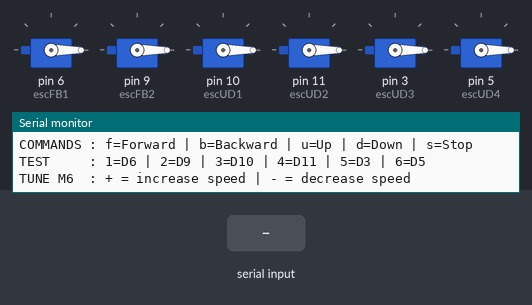
Bench run of a sketch on a simulated Arduino Uno, built with avr-gcc and run on an emulated ATmega328P. Parts: 6 × servo, the last lines printed to the serial monitor. The test bench sets the inputs (shaded band).

Above: at 12.3 s.
12.4 s: "f\n" received over Serial
At 12.8 s:
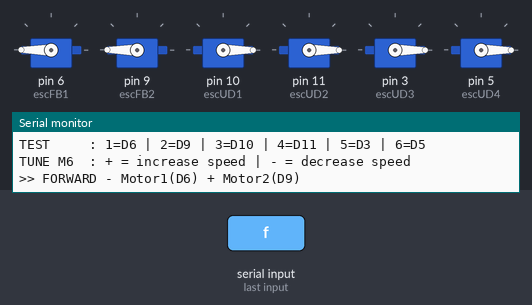
13.9 s: byte 98 ('b') received over Serial
At 15.1 s:
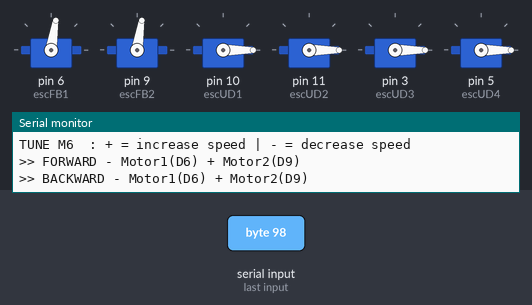
15.4 s: byte 117 ('u') received over Serial
At 16.4 s:
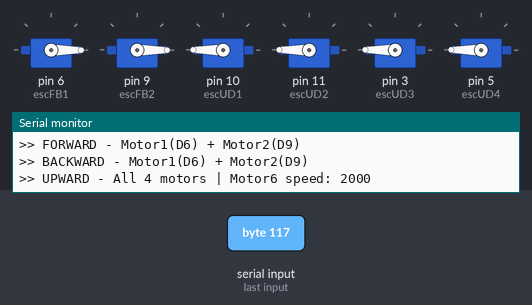
16.9 s: byte 100 ('d') received over Serial
At 17.5 s:
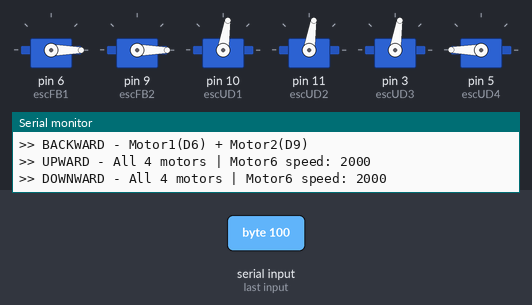
18.4 s: byte 45 ('-') received over Serial
At 19.6 s:
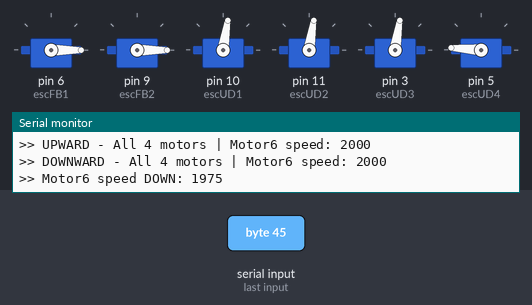
19.9 s: byte 49 ('1') received over Serial
At 20.9 s:
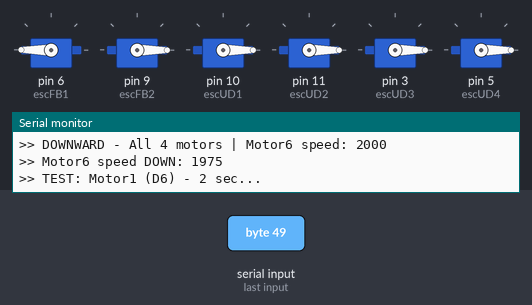
Timing chart, 0 to 23.4 s (numbered marks = the images above; inputs shaded):
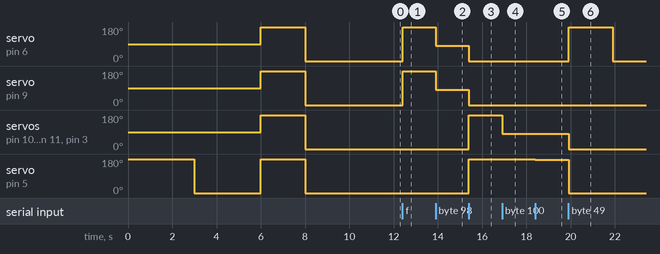

The sketch:

code.ino
```cpp
#include <Servo.h>

Servo escFB1;
Servo escFB2;
Servo escUD1;
Servo escUD2;
Servo escUD3;
Servo escUD4;

const int ESC_STOP = 1000;
const int ESC_MAX  = 2000;

int spd_FB1 = 2000;
int spd_FB2 = 2000;
int spd_UD1 = 2000;
int spd_UD2 = 2000;
int spd_UD3 = 2000;
int spd_UD4 = 2000;

void setup() {
  Serial.begin(9600);

  escFB1.attach(6,  1000, 2000);
  escFB2.attach(9,  1000, 2000);
  escUD1.attach(10, 1000, 2000);
  escUD2.attach(11, 1000, 2000);
  escUD3.attach(3,  1000, 2000);
  escUD4.attach(5,  1000, 2000);  // D5 back

  Serial.println("=== Calibrating Motor 6 (D5) individually ===");
  escUD4.writeMicroseconds(ESC_MAX);   // MAX to Motor 6 only
  delay(3000);                          // Wait for ESC beeps
  escUD4.writeMicroseconds(ESC_STOP);  // MIN to Motor 6
  delay(3000);                          // Wait for arm beep
  Serial.println("=== Motor 6 Calibrated! ===");

  Serial.println("=== Arming all ESCs - Sending MAX ===");
  escFB1.writeMicroseconds(ESC_MAX);
  escFB2.writeMicroseconds(ESC_MAX);
  escUD1.writeMicroseconds(ESC_MAX);
  escUD2.writeMicroseconds(ESC_MAX);
  escUD3.writeMicroseconds(ESC_MAX);
  escUD4.writeMicroseconds(ESC_MAX);
  delay(2000);

  Serial.println("=== Sending MIN to arm all ===");
  stopAll();
  delay(3000);

  Serial.println("=== ALL ESCs ARMED AND READY! ===");
  Serial.println("");
  Serial.println("COMMANDS : f=Forward | b=Backward | u=Up | d=Down | s=Stop");
  Serial.println("TEST     : 1=D6 | 2=D9 | 3=D10 | 4=D11 | 5=D3 | 6=D5");
  Serial.println("TUNE M6  : + = increase speed | - = decrease speed");
}

void loop() {
  if (Serial.available() > 0) {
    char cmd = Serial.read();
    if (cmd == '\n' || cmd == '\r') return;

    switch (cmd) {

      case 'f': case 'F':
        stopAll();
        escFB1.writeMicroseconds(spd_FB1);
        escFB2.writeMicroseconds(spd_FB2);
        Serial.println(">> FORWARD - Motor1(D6) + Motor2(D9)");
        break;

      case 'b': case 'B':
        stopAll();
        escFB1.writeMicroseconds(1450);
        escFB2.writeMicroseconds(1450);
        Serial.println(">> BACKWARD - Motor1(D6) + Motor2(D9)");
        break;

      case 'u': case 'U':
        stopAll();
        escUD1.writeMicroseconds(spd_UD1);
        escUD2.writeMicroseconds(spd_UD2);
        escUD3.writeMicroseconds(spd_UD3);
        escUD4.writeMicroseconds(spd_UD4);
        Serial.print(">> UPWARD - All 4 motors | Motor6 speed: ");
        Serial.println(spd_UD4);
        break;

      case 'd': case 'D':
        stopAll();
        escUD1.writeMicroseconds(1450);
        escUD2.writeMicroseconds(1450);
        escUD3.writeMicroseconds(1450);
        escUD4.writeMicroseconds(spd_UD4);
        Serial.print(">> DOWNWARD - All 4 motors | Motor6 speed: ");
        Serial.println(spd_UD4);
        break;

      case 's': case 'S':
        stopAll();
        Serial.println(">> ALL STOPPED");
        break;

      case '+':
        spd_UD4 += 25;
        if (spd_UD4 > ESC_MAX) spd_UD4 = ESC_MAX;
        escUD4.writeMicroseconds(spd_UD4);
        Serial.print(">> Motor6 speed UP: ");
        Serial.println(spd_UD4);
        break;

      case '-':
        spd_UD4 -= 25;
        if (spd_UD4 < ESC_STOP) spd_UD4 = ESC_STOP;
        escUD4.writeMicroseconds(spd_UD4);
        Serial.print(">> Motor6 speed DOWN: ");
        Serial.println(spd_UD4);
        break;

      case '1':
        stopAll();
        escFB1.writeMicroseconds(spd_FB1);
        Serial.println(">> TEST: Motor1 (D6) - 2 sec...");
        delay(2000); stopAll();
        Serial.println(">> TEST: Motor1 STOPPED");
        break;

      case '2':
        stopAll();
        escFB2.writeMicroseconds(spd_FB2);
        Serial.println(">> TEST: Motor2 (D9) - 2 sec...");
        delay(2000); stopAll();
        Serial.println(">> TEST: Motor2 STOPPED");
        break;

      case '3':
        stopAll();
        escUD1.writeMicroseconds(spd_UD1);
        Serial.println(">> TEST: Motor3 (D10) - 2 sec...");
        delay(2000); stopAll();
        Serial.println(">> TEST: Motor3 STOPPED");
        break;

      case '4':
        stopAll();
        escUD2.writeMicroseconds(spd_UD2);
        Serial.println(">> TEST: Motor4 (D11) - 2 sec...");
        delay(2000); stopAll();
        Serial.println(">> TEST: Motor4 STOPPED");
        break;

      case '5':
        stopAll();
        escUD3.writeMicroseconds(spd_UD3);
        Serial.println(">> TEST: Motor5 (D3) - 2 sec...");
        delay(2000); stopAll();
        Serial.println(">> TEST: Motor5 STOPPED");
        break;

      case '6':
        stopAll();
        escUD4.writeMicroseconds(spd_UD4);
        Serial.print(">> TEST: Motor6 (D5) - 2 sec at speed: ");
        Serial.println(spd_UD4);
        delay(2000); stopAll();
        Serial.println(">> TEST: Motor6 STOPPED");
        break;

      default:
        Serial.print(">> Unknown: ");
        Serial.println(cmd);
        break;
    }
  }
}

void stopAll() {
  escFB1.writeMicroseconds(ESC_STOP);
  escFB2.writeMicroseconds(ESC_STOP);
  escUD1.writeMicroseconds(ESC_STOP);
  escUD2.writeMicroseconds(ESC_STOP);
  escUD3.writeMicroseconds(ESC_STOP);
  escUD4.writeMicroseconds(ESC_STOP);
}
```

Measured:
- after the input at 12.4 s, servo on pin 6 (escFB1), servo on pin 9 (escFB2): 0° → 180° at once
- after the input at 13.9 s, servo on pin 6 (escFB1), servo on pin 9 (escFB2): 180° → 81° at once
- after the input at 15.4 s, servo on pin 6 (escFB1), servo on pin 9 (escFB2): 81° → 0° at once; servo on pin 10 (escUD1), servo on pin 11 (escUD2), servo on pin 3 (escUD3), servo on pin 5 (escUD4): 0° → 180° at once
- after the input at 16.9 s, servo on pin 10 (escUD1), servo on pin 11 (escUD2), servo on pin 3 (escUD3): 180° → 81° at once
- after the input at 18.4 s, servo on pin 5 (escUD4): 180° → 176° at once
- after the input at 19.9 s, servo on pin 6 (escFB1): 0° → 180° at once, → 0° 2.0 s later; servo on pin 10 (escUD1), servo on pin 11 (escUD2), servo on pin 3 (escUD3): 81° → 0° at once; servo on pin 5 (escUD4): 176° → 0° at once
